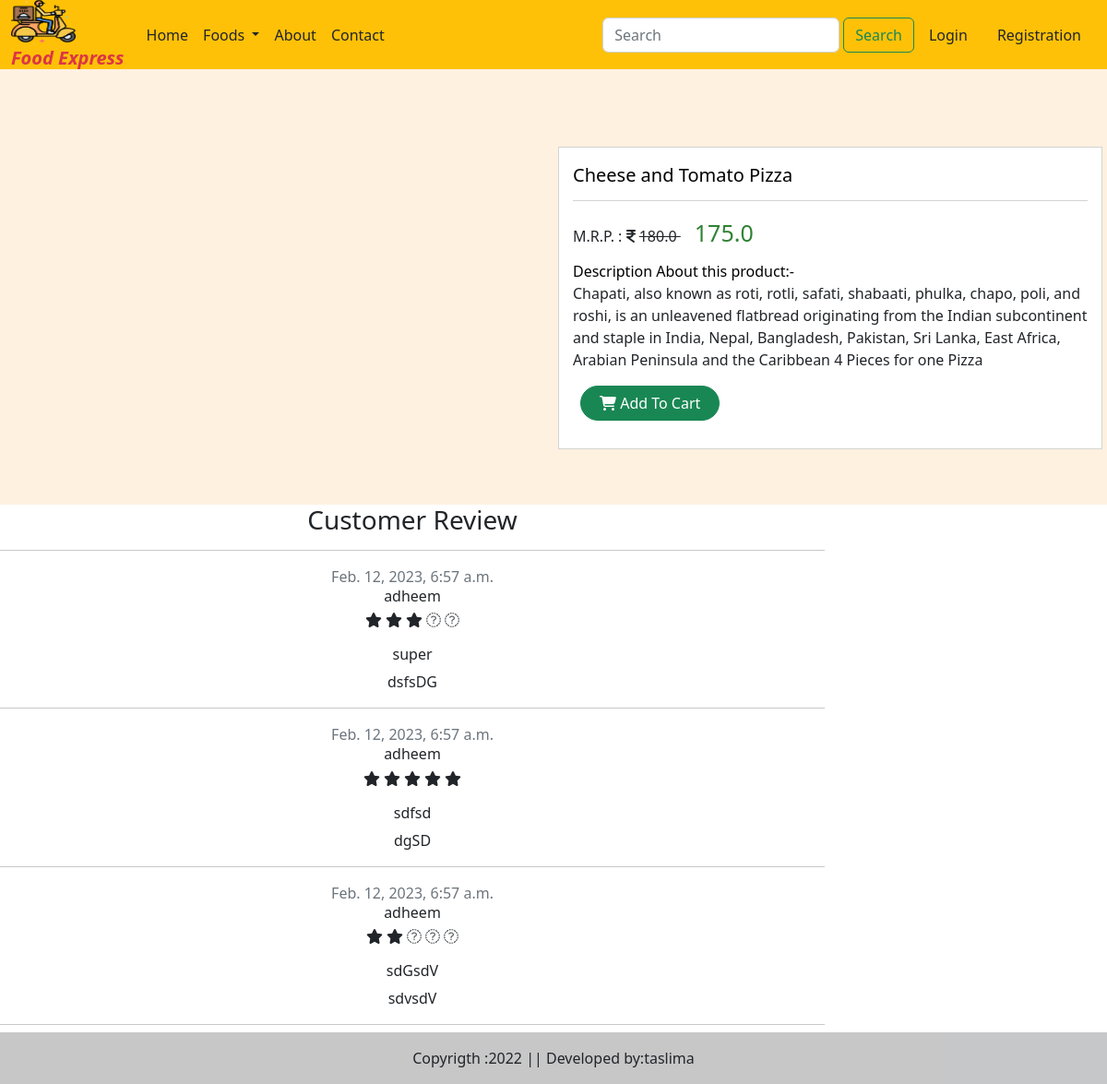
The page /food-detail/9 on the database its author committed.
### myapp/models.py (models this page shows, shortened)
class Food(models.Model):
    CATEGORY_CHOICES=(
        ('bi','Biriyani'),
        ('pz','Pizza'),
        ('br','Burger'),
        ('sh','Shawarma'),
        ('ch','Chicken'),
        ('pr','Paratha'),
        ('sw','Sandwich'),
        ('ds','Dosa'),
        ('fr','Fried Rice'),
        ('nd','Noodles'),
        ('md','Mandhi'),
    )
    name=models.CharField(max_length=50)
    category=models.CharField(choices=CATEGORY_CHOICES,max_length=2)
    description=models.TextField()
    active=models.BooleanField()
    price=models.FloatField()
    discount_price=models.FloatField()
    is_veg=models.BooleanField()
    food_image=models.ImageField(upload_to='Dishes')

class ReviewRating(models.Model):
    user = models.ForeignKey(User, on_delete=models.CASCADE)
    product = models.ForeignKey(Food, on_delete=models.CASCADE)
    subject=models.CharField(max_length=100,blank=True)
    review=models.TextField(max_length=500,blank=True)
    rating = models.FloatField()
    ip=models.CharField(max_length=20,blank=True)
    status=models.BooleanField(default=True)
    created_at=models.DateTimeField(auto_now_add=True)
    updated_at=models.DateTimeField(auto_now=True)

### myapp/views.py (the view)
# urls.py: path('food-detail/<int:pk>',views.fooddetails,name='fooddetail'),
def fooddetails(request,pk):
    food=Food.objects.get(pk=pk)
    food1=Food.objects.all()
    totalitem=0
    reviews = ReviewRating.objects.filter(product_id=food.id, status=True)
    if request.user.is_authenticated:
        totalitem=len(Cart.objects.filter(user=request.user))
    return render(request,'fooddetail.html',locals())

### myapp/templates/fooddetail.html (shortened to what this page needs)
{% extends 'base.html' %}
{% load static %}
{% block main-content %}
<section id="services" class="services section-bg">
    <div class="container-fluid">
        <div class="row row-sm">
            <div class="col-md-6 _boxzoom">
                <div class="_product-images">
                    <div class="picZoomer">
                    </div>
                </div>
            </div>
            <div class="col-md-6">
                <div class="_product-detail-content  product_data">
                    <p class="_p-name"> {{food.name}} </p>
                    <div class="_p-price-box">
                        <div class="p-list">
                            <span> M.R.P. : <i class="fa fa-inr"></i> <del> {{food.price}} </del> </span>
                            <span class="price">{{food.discount_price}} </span>
                        </div>
                        <div class="_p-features">
                            <span> Description About this product:- </span>
                            {{food.description}}
                        </div>
                        <form action="" method="post" accept-charset="utf-8">
                            <div class="_p-qty-and-cart">
                                <div class="_p-add-cart">
                                    <a class="btn-theme btn btn-success addToCartBtn" href="{% url 'add-to-cart' food.id %}">
                                        <i class="fa fa-shopping-cart"></i> Add to Cart
                                    </a>
                        </div>
                    </div>
                 </form>
              </div>
           </div>
        </div>
     </div>
  </div>
</section>
<div class="row">
    <div class="col-md-9">
        <header class="section-heading text-center">
            <h3>Customer Review</h3>
            <hr>
        </header>
        {% for review in reviews %}
        <article class="box mb-3 border-1">
            <div class="icontext w-100">
                <div class="text text-center">
                    <span class="date text-muted float-md-right">{{review.updated_at}} </span>
                    <h6 class="mb-1">{{review.user.username}} </h6>
                    <div class="rating-star">
                        <span>
                            <i class="fa fa-star{% if review.rating == 0.5 %}-half-o{% elif review.rating < 1 %}-o {% endif %}" aria-hidden="true"></i>
                            <i class="fa fa-star{% if review.rating == 1.5 %}-half-o{% elif review.rating < 2 %}-o {% endif %}" aria-hidden="true"></i>
                            <i class="fa fa-star{% if review.rating == 2.5 %}-half-o{% elif review.rating < 3 %}-o {% endif %}" aria-hidden="true"></i>
                            <i class="fa fa-star{% if review.rating == 3.5 %}-half-o{% elif review.rating < 4 %}-o {% endif %}" aria-hidden="true"></i>
                            <i class="fa fa-star{% if review.rating == 4.5 %}-half-o{% elif review.rating < 5 %}-o {% endif %}" aria-hidden="true"></i>
                        </span>
                    </div>
                </div>
            </div>
            <div class="mt-3 text-center">
                <h6>{{review.subject}}</h6>
                <p>
                    {{review.review}}
                </p>
            </div>
            <hr>
        </article>
        {% endfor %}
    </div>
</div>
{% endblock main-content %}

### myapp/templates/fooddetail.html (style rules this page uses)
.picZoomer { position: relative; }
.section-bg { background-color: #fff1e0; }
section { padding: 60px 0; }
.row-sm .col-md-6 { padding-left: 5px; padding-right: 5px; }
._boxzoom ._product-images { width: 80%; display: inline-block; }
._boxzoom ._product-images .picZoomer { width: 100%; }
._product-detail-content { background: #fff; padding: 15px; border: 1px solid lightgray; }
._product-detail-content p._p-name { color: black; font-size: 20px; border-bottom: 1px solid lightgray; padding-bottom: 12px; }
.p-list span { margin-right: 15px; }
.p-list span.price { font-size: 25px; color: #318234; }
._p-add-cart { margin-left: 0px; margin-bottom: 15px; }
.p-list { margin-bottom: 10px; }
._p-features > span { display: block; font-size: 16px; color: #000; font-weight: 500; }
._p-add-cart .btn { text-transform: capitalize; padding: 6px 20px; border-radius: 52px; }
._p-add-cart .btn { margin: 0px 8px; }

### rows shown on the page
Food: name "Cheese and Tomato Pizza", price "180.0", discount_price "175.0", description "Chapati, also known as roti, rotli, safati, shabaati, phulka, chapo, poli, and roshi, is an unleavened flatbread originating from the Indian subcontinent and staple in India, Nepal, Bangladesh, Pakistan, Sri Lanka, East Africa, Arabian Peninsula and the Caribbean 4 Pieces for one Pizza"
ReviewRating: updated_at "Feb. 12, 2023, 6:57 a.m.", user.username "adheem", rating 3.5 (drawn), subject "super", review "dsfsDG"
ReviewRating: updated_at "Feb. 12, 2023, 6:57 a.m.", user.username "adheem", rating 5 (drawn), subject "sdfsd", review "dgSD"
ReviewRating: updated_at "Feb. 12, 2023, 6:57 a.m.", user.username "adheem", rating 2.5 (drawn), subject "sdGsdV", review "sdvsdV"
